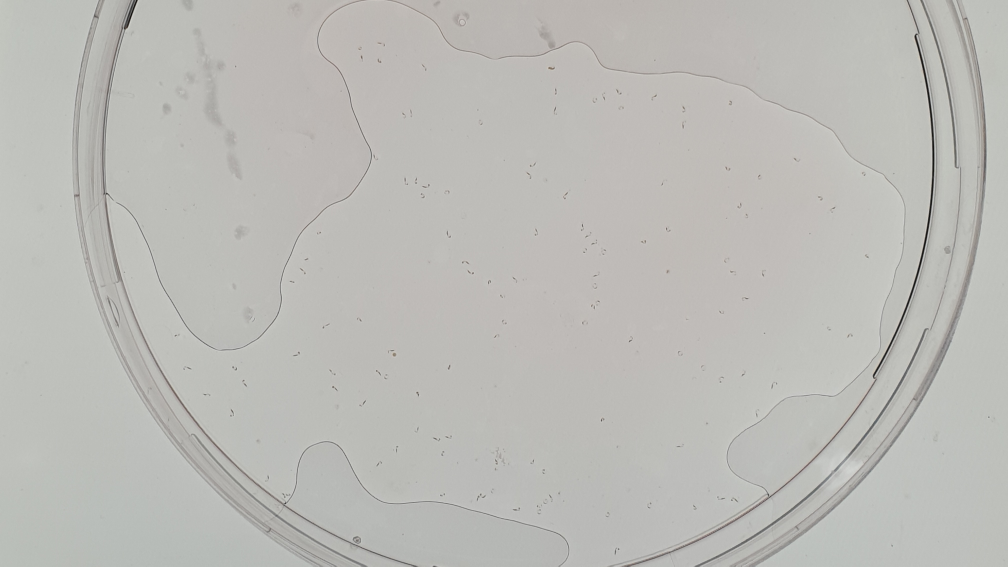
#> input picture image/1.jpg, 4032 x 2268 px (shown at 1/4 size)
$ python -i model.py   (imports and definitions only)
#> lines starting #> are read from the running program, lines starting #| are printed output that depends on the picture; after the words box and inside, x2 and y2 are one past the last pixel; in counts of white or black regions, pixels touching at a corner belong together
import cv2
import numpy as np
import skimage.measure


# Image stretching (constrast)
def clip_stretch(image, cmin, cmax):
#> called with cmin = 175, cmax = 220
    image = np.clip(image, cmin, cmax)
    image = (image - cmin) / (cmax - cmin) * 255.0
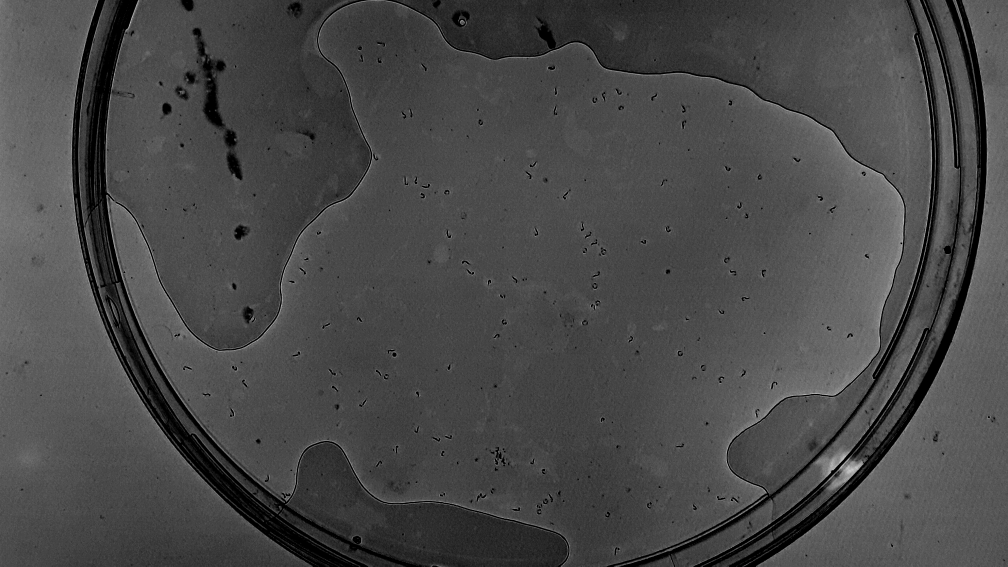
#> image: shape (2268, 4032) float64 (shown at 1/4 size); min 0, max 255, mean 72.9
    return image.astype('uint8')


def mask_img(img):
    # Convert to grayscale
    mask = cv2.cvtColor(img, cv2.COLOR_RGB2GRAY)

    # Increase constrast + small blur to interpolate values
    mask = clip_stretch(mask, 175, 220)
    mask = cv2.blur(mask, (3, 3))

    # Blur/Clear middle portion
    h, w = mask.shape[:2]
#> h = 2268; w = 4032
    h, w = h // 2, w // 2
#> h = 1134; w = 2016
    midsize = 400
    mask[h - midsize:h + midsize, w - midsize:w + midsize] = cv2.blur(
        mask[h - midsize:h + midsize, w - midsize:w + midsize], (midsize, midsize))
#> mask: shape (2268, 4032); min 0, max 215, mean 72.6

    # Find edges
    mask = cv2.Canny(mask, 50, 50)
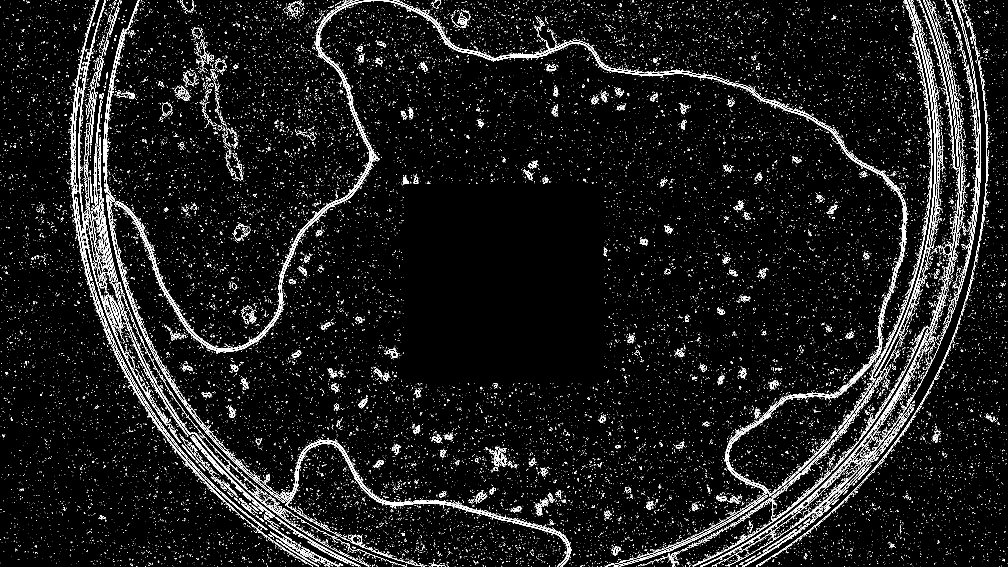
#> mask: shape (2268, 4032) (shown at 1/4 size); 3.2% white in thin lines or dots

    # Reduce resolution by 6 times with max pixel value in attempts to join up boundaries
    origin_h, origin_w = mask.shape
#> origin_h = 2268; origin_w = 4032
    mask = skimage.measure.block_reduce(mask, (6, 6), np.max)
#> mask: shape (378, 672); 25.1% white in thin lines or dots

    # Flood fill from center
    h, w = mask.shape
#> h = 378; w = 672
    mask_pad = np.pad(mask, 1, 'minimum')
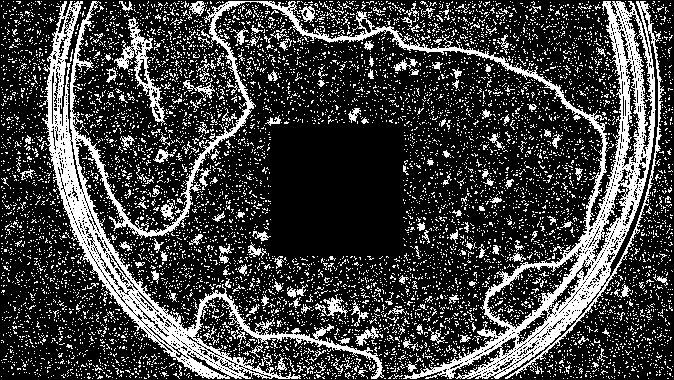
#> mask_pad: shape (380, 674); 24.9% white in thin lines or dots
    cv2.floodFill(mask, mask_pad, seedPoint=(w // 2, h // 2 - 20), newVal=150)
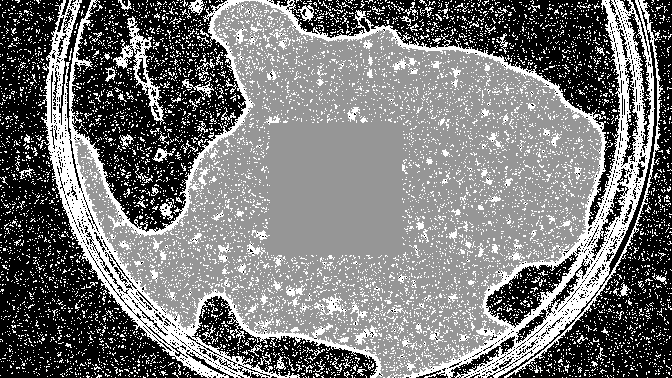
#> mask: shape (378, 672); min 0, max 255, mean 120.1
    mask = np.where(mask == 150, 255, 0).astype('uint8')
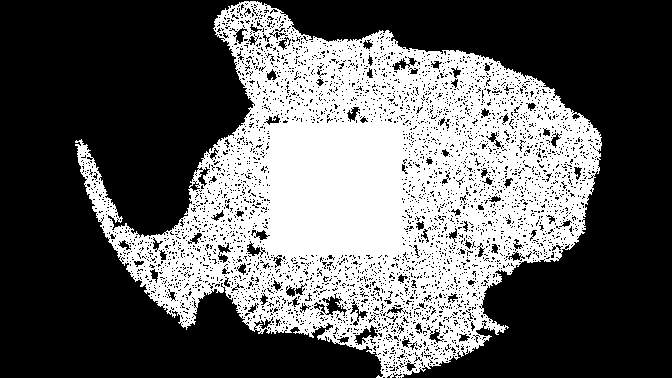
#> mask: shape (378, 672); 37.4% white; 1 white region, box (x1, y1, x2, y2) and area: (75, 1, 602, 378) 95006

    # Perform image closing to fill gaps
    mask = cv2.dilate(mask, np.ones((15, 15)).astype('uint8'), iterations=1)
#> mask: shape (378, 672); 50.1% white; 2 black regions, box (x1, y1, x2, y2) and area: (0, 0, 372, 378) 72398, (278, 0, 672, 378) 54235
    mask = cv2.erode(mask, np.ones((10, 10)).astype('uint8'), iterations=1)
#> mask: shape (378, 672); 46.4% white; 1 white region, box (x1, y1, x2, y2) and area: (73, 0, 605, 378) 117786

    # Resize image back
    mask = cv2.resize(mask, (origin_w, origin_h))
#> mask: shape (2268, 4032)
    mask = np.where(mask == 0, 0, 255).astype('uint8')
#> mask: shape (2268, 4032); 46.8% white; 1 white region, box (x1, y1, x2, y2) and area: (435, 0, 3633, 2268) 4278672

    # Perform image closing once more
    mask = cv2.dilate(mask, np.ones((40, 40)).astype('uint8'), iterations=1)
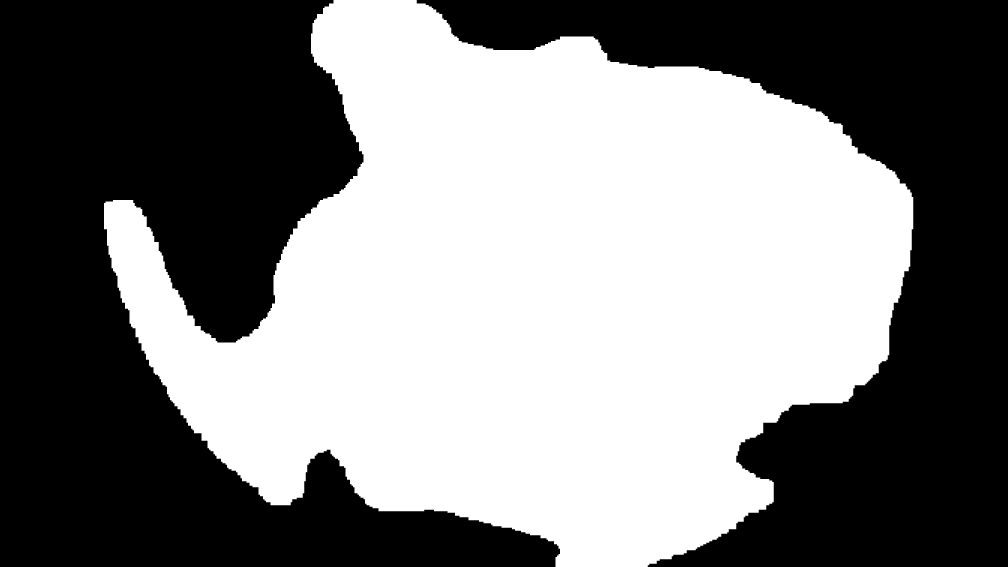
#> mask: shape (2268, 4032) (shown at 1/4 size); 49.5% white; 1 white region, box (x1, y1, x2, y2) and area: (416, 0, 3653, 2268) 4528098
    mask = cv2.erode(mask, np.ones((40, 40)).astype('uint8'), iterations=1)
#> mask: shape (2268, 4032); 46.8% white; 1 white region, box (x1, y1, x2, y2) and area: (436, 0, 3634, 2268) 4278636

    # Covert to 0,1
    mask = np.where(mask == 0, 0, 1).astype('uint8')

    for channel in range(3):
        img[:, :, channel] *= mask
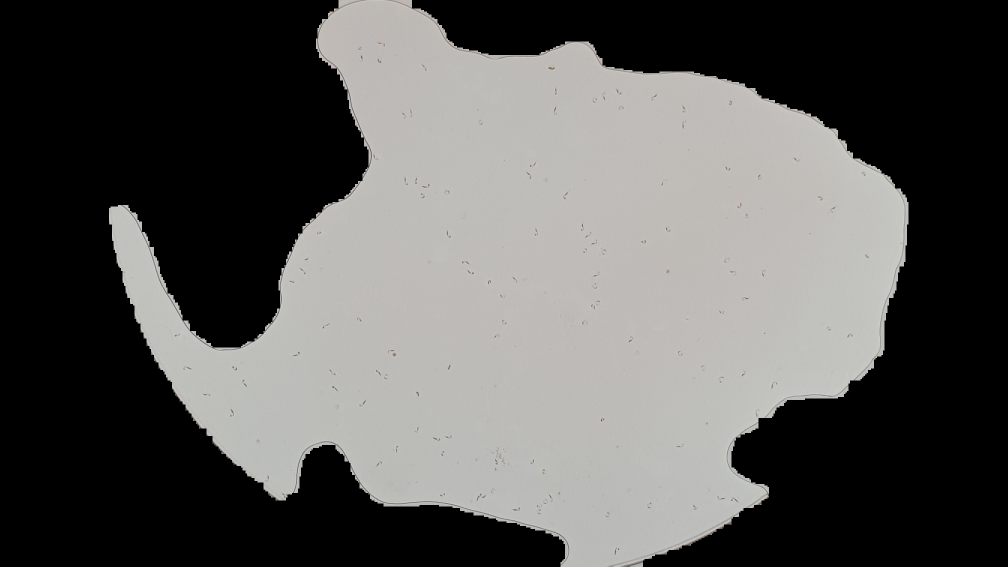
#> img: shape (2268, 4032, 3) (shown at 1/4 size); mean R, G, B 88.6, 87.9, 86.1

    return img

>>> import cv2
>>> picture = cv2.cvtColor(cv2.imread('image/1.jpg'), cv2.COLOR_BGR2RGB)
>>> result = mask_img(picture)
